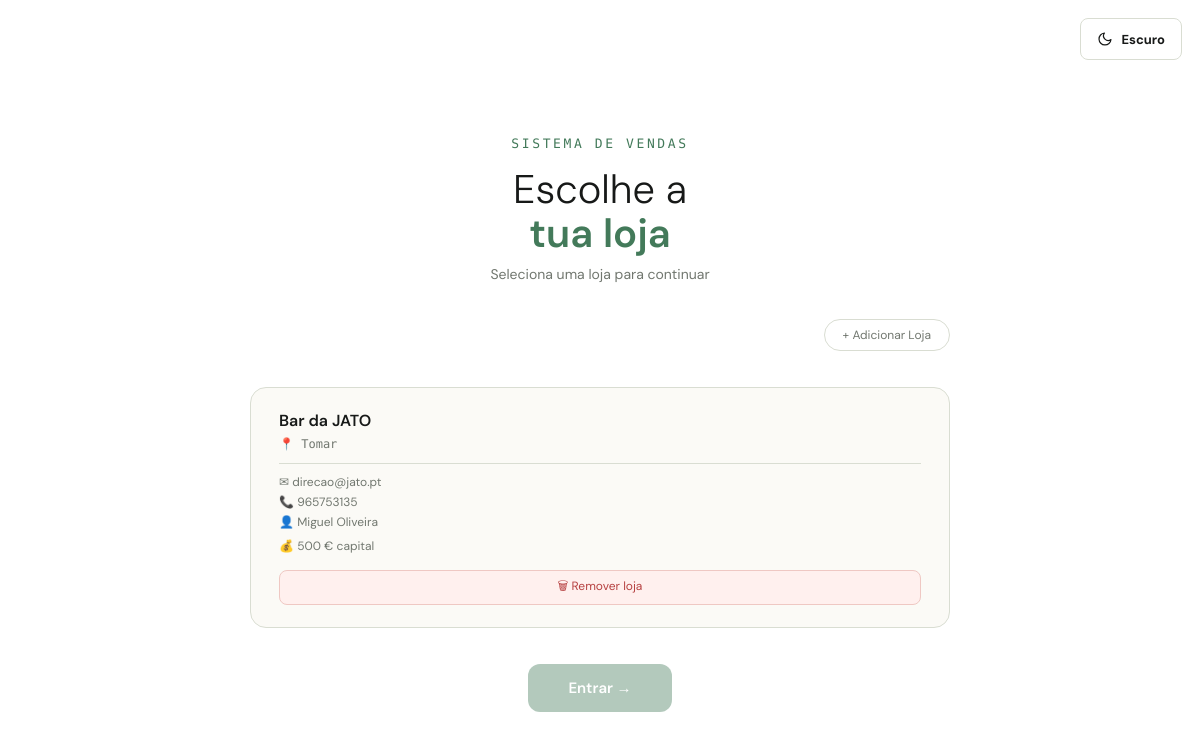
The app's page / (signed in), older data.
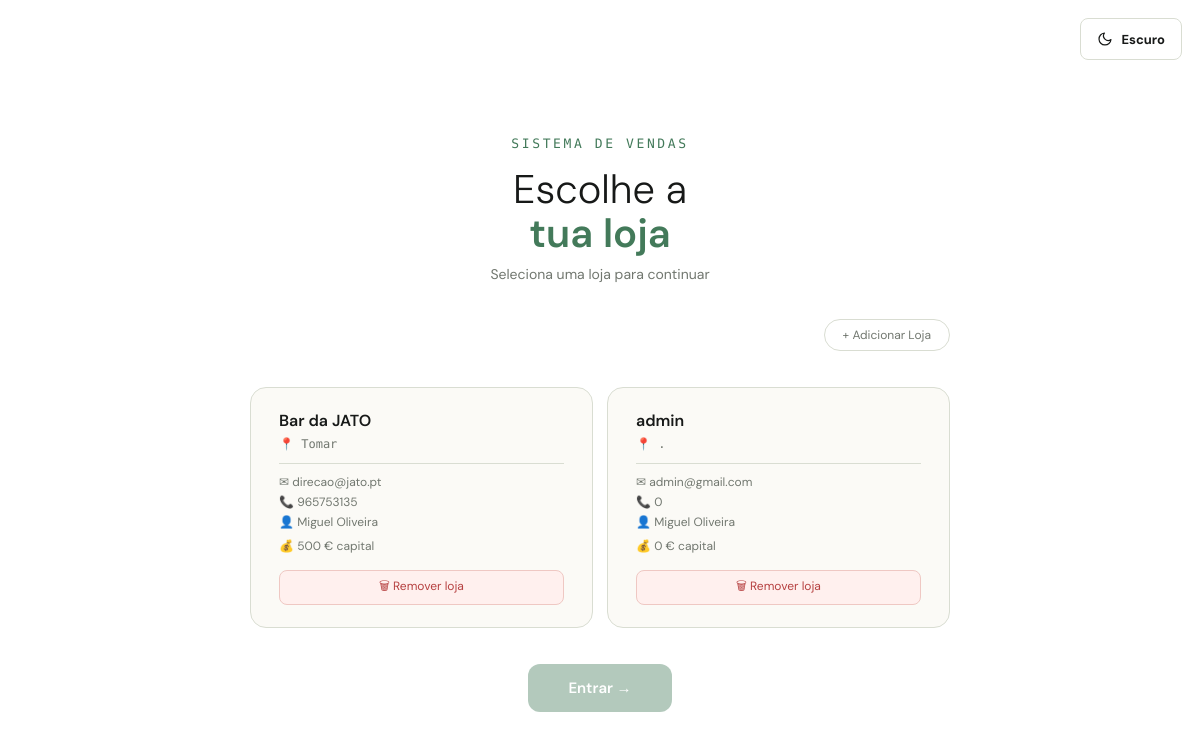
The same page, newer data.
### workshop/models.py (models this page shows, shortened)
class Loja(models.Model):
    nomeloja = models.CharField(max_length=512, primary_key=True)
    localizacao = models.CharField(max_length=512)
    capitalsocial = models.IntegerField()
    emailloja = models.CharField(max_length=512)
    contacto = models.IntegerField()
    oculta = models.BooleanField(default=False)
    owner = models.ForeignKey(
        Owner,
        on_delete=models.RESTRICT,
        db_column='owner_cc',
        related_name='lojas'
    )
    class Meta:
        db_table = 'loja'

class Owner(models.Model):
    cc = models.IntegerField(primary_key=True)
    name = models.CharField(max_length=512)
    birth = models.DateField()
    email = models.CharField(max_length=512)
    contact = models.IntegerField()
    morada = models.BooleanField()
    class Meta:
        db_table = 'owner'

### workshop/views.py (the view)
# urls.py: 2. Add a URL to urlpatterns:  path('', views.home, name='home')
@login_required(login_url='login')
def home(request):
    lojas = Loja.objects.select_related('owner').filter(oculta=False)
    owners = Owner.objects.all()
    loja_nome = request.session.get('loja_atual')
    loja_sessao = Loja.objects.select_related('owner').filter(nomeloja=loja_nome).first() if loja_nome else None
    return render(request, 'home.html', {'lojas': lojas, 'owners': owners, 'loja_sessao': loja_sessao})

### workshop/templates/home.html (shortened to what this page needs)
{% extends "base.html" %}
{% load static %}
{% block content %}
  <div id="ecrã-lojas">
    <div class="titulo">
      <div class="logo">Sistema de Vendas</div>
      <h1>Escolhe a<br /><span>tua loja</span></h1>
      <p class="subtitulo">Seleciona uma loja para continuar</p>
    </div>
    <div style="width:100%; display:flex; justify-content:flex-end;">
      <button class="trocar-loja" type="button"
        onclick="document.getElementById('form-add').style.display = document.getElementById('form-add').style.display === 'none' ? 'block' : 'none'">
        + Adicionar Loja
      </button>
    </div>
    <div class="lojas-grid">
      {% for loja in lojas %}
      <div class="loja-btn"
        data-nome="{{ loja.nomeloja }}"
        data-loc="{{ loja.localizacao }}"
        data-capital="{{ loja.capitalsocial }}"
        data-email="{{ loja.emailloja }}"
        data-contacto="{{ loja.contacto }}"
        data-owner="{{ loja.owner.name }}"
        onclick="selecionarLoja(this)">
        <span class="loja-nome">{{ loja.nomeloja }}</span>
        <span class="loja-loc">📍 {{ loja.localizacao }}</span>
        <div class="loja-detalhes">
          <span>✉ {{ loja.emailloja }}</span>
          <span>📞 {{ loja.contacto }}</span>
          <span>👤 {{ loja.owner.name }}</span>
          <span class="loja-capital">💰 {{ loja.capitalsocial }} € capital</span>
        </div>
        <button type="button"
          onclick="event.stopPropagation(); abrirModalRemover('{{ loja.nomeloja }}')"
          style="margin-top:10px; width:100%; padding:6px; background:var(--danger-bg); border:1px solid var(--danger-border); border-radius:8px; color:var(--danger); font-size:12px; cursor:pointer; font-family:'DM Sans',sans-serif;">
          🗑 Remover loja
        </button>
      </div>
      {% empty %}
      <p style="color:var(--muted); font-size:14px">Nenhuma loja registada. Adiciona uma no formulário ou no admin.</p>
      {% endfor %}
    </div>
    <button type="button" class="btn-entrar" id="btn-entrar" onclick="entrarLoja()">Entrar →</button>
  </div>
{% endblock %}

Row changes from the older to the newer data that the page shows:
now on this page (row edited): Loja: nomeloja "admin", localizacao ".", emailloja "admin@gmail.com", contacto "0", owner.name "Miguel Oliveira", capitalsocial "0"
